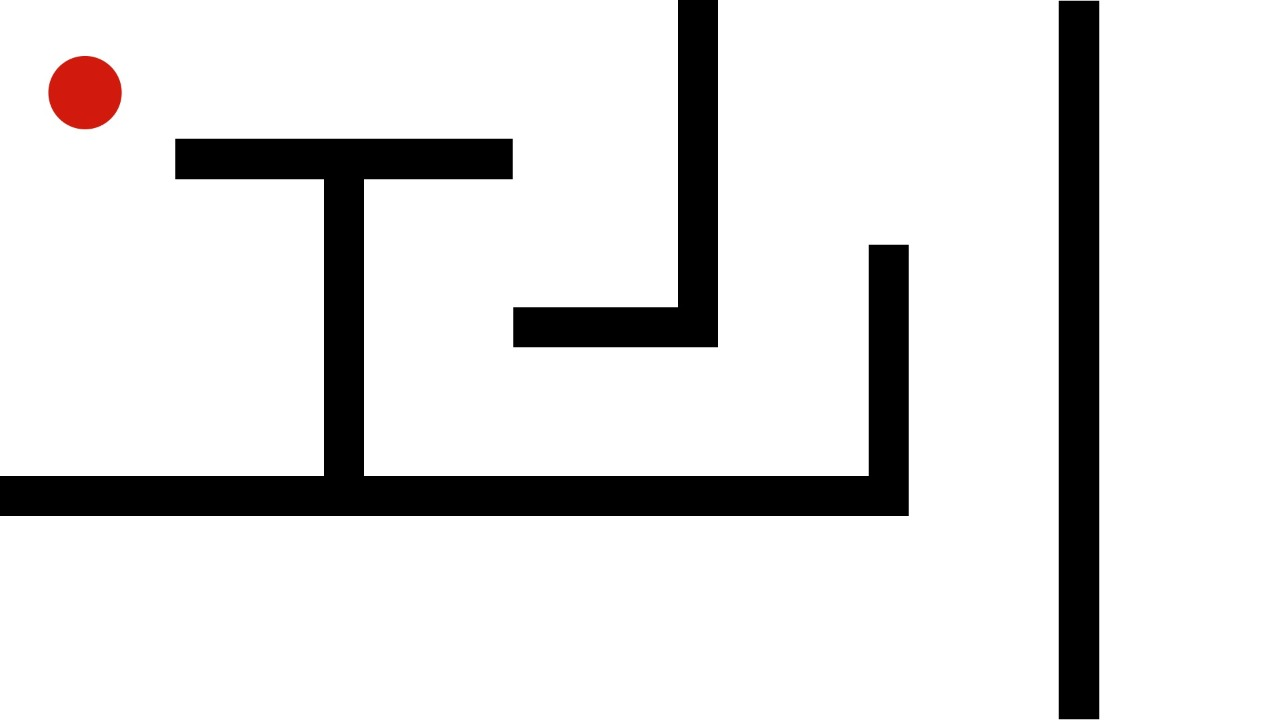
#> input picture Python/circle_detection/img.jpeg, 1280 x 720 px
$ python circle.py
#> lines starting #> are read from the running program, lines starting #| are printed output that depends on the picture; after the words box and inside, x2 and y2 are one past the last pixel; in counts of white or black regions, pixels touching at a corner belong together
#importing libraries required
import numpy as np
import cv2 as cv
#reading image
img = cv.imread('img.jpeg')
#> img is the input picture: shape (720, 1280, 3); mean B, G, R 220.5, 220.5, 221.4
output = img.copy()
#converting image to greyscale
gray = cv.cvtColor(img, cv.COLOR_BGR2GRAY)
gray = cv.medianBlur(gray, 5)
#hough circle detection method for circle detection
circles = cv.HoughCircles(gray, cv.HOUGH_GRADIENT, 1, 20,
                          param1=50, param2=30, minRadius=0, maxRadius=0)
#> circles = [[84.5, 92.5, 37.1]]
#all detected circles
detected_circles = np.uint16(np.around(circles))
#> detected_circles = [[84, 92, 37]]
# looping on all detected circles to print centroid coordinates and radius
for (x, y ,r) in detected_circles[0, :]:
    cv.circle(output, (x, y), r, (0, 0, 0), 3)
    cv.circle(output, (x, y), 2, (0, 255, 255), 3)
    print("center x={},y={},radius = {}\n".format(x,y,r))
#> this loop made 1 pass
#| center x=84,y=92,radius = 37
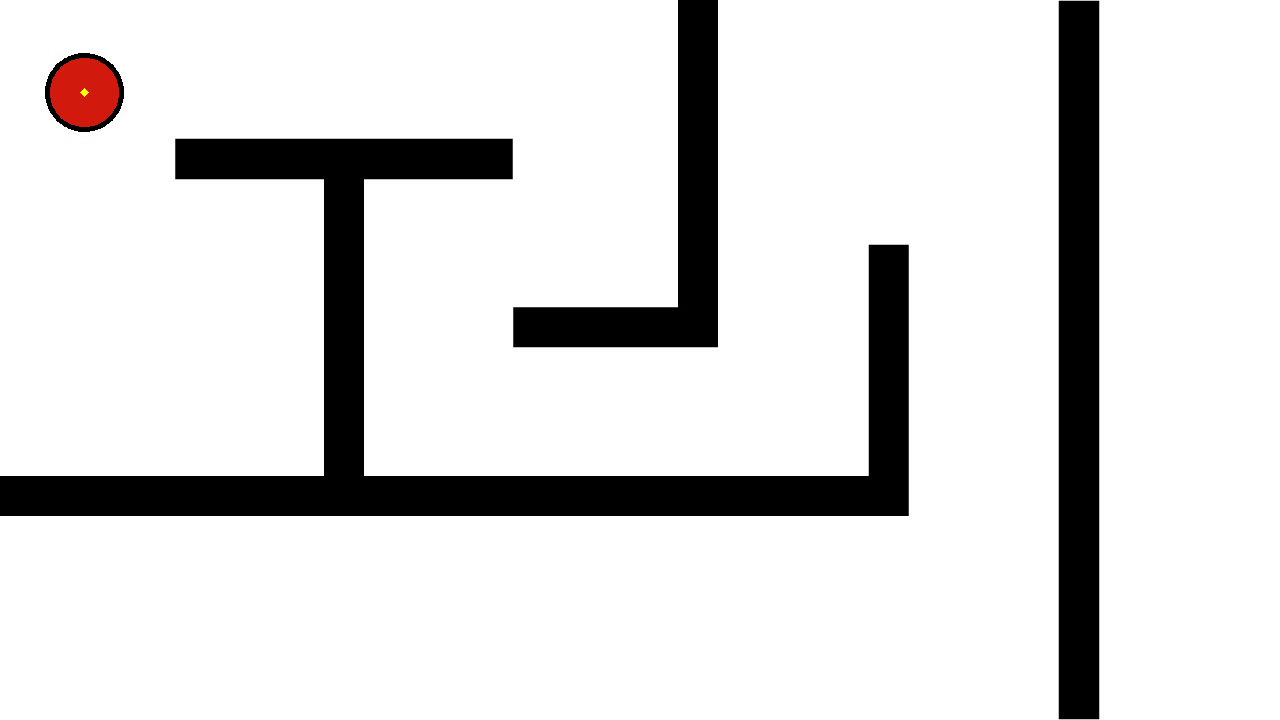
#> output: shape (720, 1280, 3); 0.13% of pixels changed, all inside (x1, y1, x2, y2) = (45, 53, 124, 132)

#showing the output image
cv.imshow('output',output)
cv.waitKey(0)
cv.destroyAllWindows()
